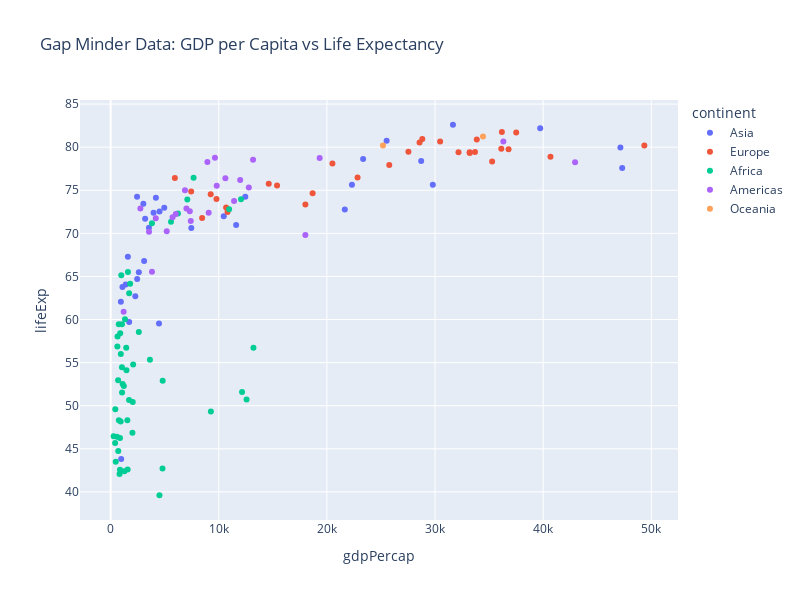

The notebook cell saved with this chart:
### Markdown cell above
4. Use the input `color` to specify the color of the dots according to a third variable. 

In this case, we pass `continent` which allows us to observe if the relationship between GDP per capita and life expectancy is different depending on the continent.

### Code cell
fig = px.scatter(df, x='gdpPercap', y ='lifeExp', 
                 color='continent', 
                 height=600, width=800,
                 title='Gap Minder Data: GDP per Capita vs Life Expectancy')
fig.show()

### Figure 1 — Plotly figure (JSON) as saved in the notebook; plotly's stock layout.template omitted (floating-point values rounded to 4 significant figures)
{"data": [{"hovertemplate": "continent=Asia<br>gdpPercap=%{x}<br>lifeExp=%{y}<extra></extra>", "legendgroup": "Asia", "marker": {"color": "#636efa", "symbol": "circle"}, "mode": "markers", "name": "Asia", "orientation": "v", "showlegend": true, "type": "scatter", "x": [974.6, 29800.0, 1391.0, 1714.0, 4959.0, 39720.0, 2452.0, 3541.0, 11610.0, 4471.0, 25520.0, 31660.0, 4519.0, 1593.0, 23350.0, 47310.0, 10460.0, 12450.0, 3096.0, 944, 1091.0, 22320.0, 2606.0, 3190.0, 21650.0, 47140.0, 3970.0, 4185.0, 28720.0, 7458.0, 2442.0, 3025.0, 2281.0], "xaxis": "x", "y": [43.83, 75.64, 64.06, 59.72, 72.96, 82.21, 64.7, 70.65, 70.96, 59.55, 80.75, 82.6, 72.53, 67.3, 78.62, 77.59, 71.99, 74.24, 66.8, 62.07, 63.78, 75.64, 65.48, 71.69, 72.78, 79.97, 72.4, 74.14, 78.4, 70.62, 74.25, 73.42, 62.7], "yaxis": "y"}, {"hovertemplate": "continent=Europe<br>gdpPercap=%{x}<br>lifeExp=%{y}<extra></extra>", "legendgroup": "Europe", "marker": {"color": "#EF553B", "symbol": "circle"}, "mode": "markers", "name": "Europe", "orientation": "v", "showlegend": true, "type": "scatter", "x": [5937.0, 36130.0, 33690.0, 7446.0, 10680.0, 14620.0, 22830.0, 35280.0, 33210.0, 30470.0, 32170.0, 27540.0, 18010.0, 36180.0, 40680.0, 28570.0, 9254.0, 36800.0, 49360.0, 15390.0, 20510.0, 10810.0, 9787.0, 18680.0, 25770.0, 28820.0, 33860.0, 37510.0, 8458.0, 33200.0], "xaxis": "x", "y": [76.42, 79.83, 79.44, 74.85, 73.0, 75.75, 76.49, 78.33, 79.31, 80.66, 79.41, 79.48, 73.34, 81.76, 78.89, 80.55, 74.54, 79.76, 80.2, 75.56, 78.1, 72.48, 74.0, 74.66, 77.93, 80.94, 80.88, 81.7, 71.78, 79.42], "yaxis": "y"}, {"hovertemplate": "continent=Africa<br>gdpPercap=%{x}<br>lifeExp=%{y}<extra></extra>", "legendgroup": "Africa", "marker": {"color": "#00cc96", "symbol": "circle"}, "mode": "markers", "name": "Africa", "orientation": "v", "showlegend": true, "type": "scatter", "x": [6223.0, 4797.0, 1441.0, 12570.0, 1217.0, 430.1, 2042.0, 706.0, 1704.0, 986.1, 277.6, 3633.0, 1545.0, 2082.0, 5581.0, 12150.0, 641.4, 690.8, 13210.0, 752.7, 1328.0, 942.7, 579.2, 1463.0, 1569.0, 414.5, 12060.0, 1045.0, 759.3, 1043.0, 1803.0, 10960.0, 3820.0, 823.7, 4811.0, 619.7, 2014.0, 7670.0, 863.1, 1598.0, 1712.0, 862.5, 926.1, 9270.0, 2602.0, 4513.0, 1107.0, 883.0, 7093.0, 1056.0, 1271.0, 469.7], "xaxis": "x", "y": [72.3, 42.73, 56.73, 50.73, 52.3, 49.58, 50.43, 44.74, 50.65, 65.15, 46.46, 55.32, 48.33, 54.79, 71.34, 51.58, 58.04, 52.95, 56.73, 59.45, 60.02, 56.01, 46.39, 54.11, 42.59, 45.68, 73.95, 59.44, 48.3, 54.47, 64.16, 72.8, 71.16, 42.08, 52.91, 56.87, 46.86, 76.44, 46.24, 65.53, 63.06, 42.57, 48.16, 49.34, 58.56, 39.61, 52.52, 58.42, 73.92, 51.54, 42.38, 43.49], "yaxis": "y"}, {"hovertemplate": "continent=Americas<br>gdpPercap=%{x}<br>lifeExp=%{y}<extra></extra>", "legendgroup": "Americas", "marker": {"color": "#ab63fa", "symbol": "circle"}, "mode": "markers", "name": "Americas", "orientation": "v", "showlegend": true, "type": "scatter", "x": [12780.0, 3822.0, 9066.0, 36320.0, 13170.0, 7007.0, 9645.0, 8948.0, 6025.0, 6873.0, 5728.0, 5186.0, 1202.0, 3548.0, 7321.0, 11980.0, 2749.0, 9809.0, 4173.0, 7409.0, 19330.0, 18010.0, 42950.0, 10610.0, 11420.0], "xaxis": "x", "y": [75.32, 65.55, 72.39, 80.65, 78.55, 72.89, 78.78, 78.27, 72.23, 74.99, 71.88, 70.26, 60.92, 70.2, 72.57, 76.19, 72.9, 75.54, 71.75, 71.42, 78.75, 69.82, 78.24, 76.38, 73.75], "yaxis": "y"}, {"hovertemplate": "continent=Oceania<br>gdpPercap=%{x}<br>lifeExp=%{y}<extra></extra>", "legendgroup": "Oceania", "marker": {"color": "#FFA15A", "symbol": "circle"}, "mode": "markers", "name": "Oceania", "orientation": "v", "showlegend": true, "type": "scatter", "x": [34440.0, 25190.0], "xaxis": "x", "y": [81.23, 80.2], "yaxis": "y"}], "layout": {"height": 600, "legend": {"title": {"text": "continent"}, "tracegroupgap": 0}, "title": {"text": "Gap Minder Data: GDP per Capita vs Life Expectancy"}, "width": 800, "xaxis": {"anchor": "y", "domain": [0, 1], "title": {"text": "gdpPercap"}}, "yaxis": {"anchor": "x", "domain": [0, 1], "title": {"text": "lifeExp"}}}}
